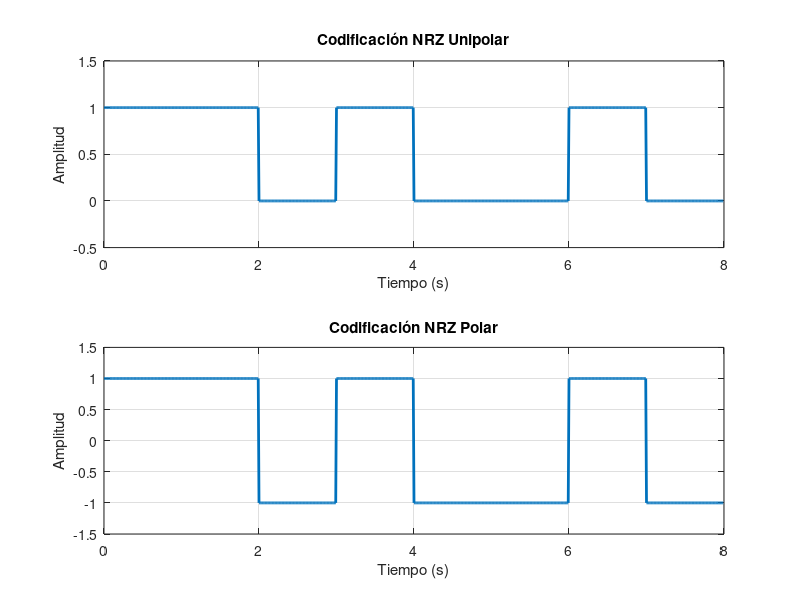

This chart was generated by the following MATLAB code:
clc; 
clear; 
close all;

%% 1. Definir la secuencia binaria
bits = [1 1 0 1 0 0 1 0];       
N = length(bits);           

%% 2. Parámetros de tiempo
Tb = 1;                           % Duración de cada bit en segundos
fs = 100;                         % Frecuencia de muestreo
t = 0:1/fs:Tb - 1/fs;             % Tiempo por bit
time_total = 0:1/fs:N*Tb - 1/fs;  % Tiempo total

%% 3. Inicialización de señales
nrz_unipolar = [];
nrz_polar = [];

%% 4. Construcción de las señales codificadas
for i = 1:N
    if bits(i) == 1
        unipolar = ones(1, length(t));     % 1 → +1
        polar = ones(1, length(t));        % 1 → +1
    else
        unipolar = zeros(1, length(t));    % 0 →  0
        polar = -ones(1, length(t));       % 0 → -1
    end
    nrz_unipolar = [nrz_unipolar unipolar];
    nrz_polar = [nrz_polar polar];
end

figure;

subplot(2,1,1);
plot(time_total, nrz_unipolar, 'LineWidth', 2);
title('Codificación NRZ Unipolar');
xlabel('Tiempo (s)');
ylabel('Amplitud');
axis([0 N -0.5 1.5]);
grid on;

subplot(2,1,2);
plot(time_total, nrz_polar, 'LineWidth', 2);
title('Codificación NRZ Polar');
xlabel('Tiempo (s)');
ylabel('Amplitud');
axis([0 N -1.5 1.5]);
grid on;
